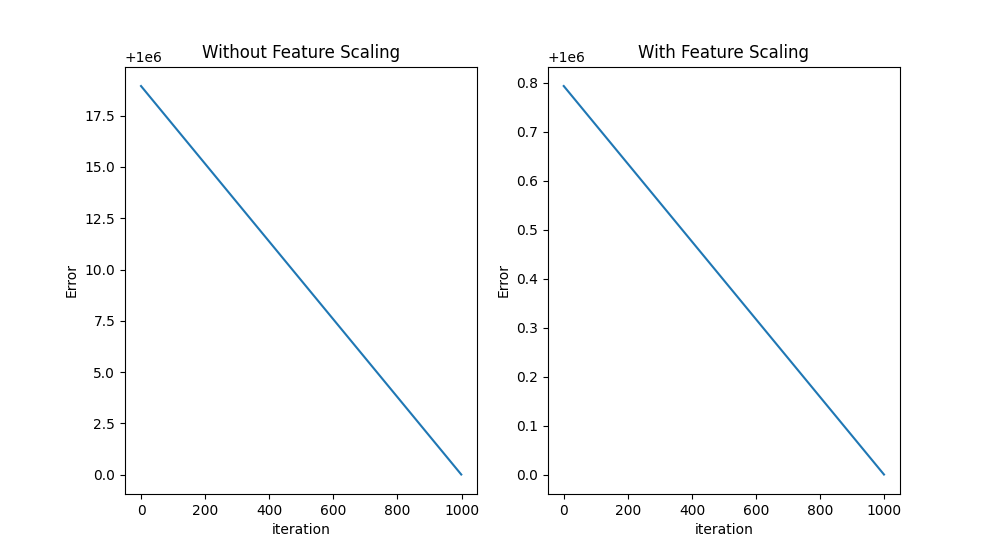

Recreate this plot in Python.
import numpy
import matplotlib.pyplot as plt
import pandas
from math import sqrt

def expected_value(features_matrix, final_mat):
	exp_value = numpy.matmul(features_matrix, final_mat)
	exp_value = 1/(1 + numpy.exp(-exp_value))
	return exp_value

def feature_derivative(errors, feature):
	derivative = numpy.sum(errors*feature)
	return derivative


def batchGDA(features_matrix, output, alpha, epsilon, max_iter, initial_weights, reg):
	converge = False
	weights = initial_weights
	m = features_matrix.shape[0]
	itr = 0

	J = (abs(expected_value(features_matrix, weights) - output)).sum()
	arr = []
	while not converge:
		prediction = expected_value(features_matrix, weights)
		errors = prediction - output

		grad = numpy.zeros(len(weights))

		for i in range(len(weights)):
			derivative = feature_derivative(errors, features_matrix[:, i])
			grad[i] = (1.0/m)*derivative

		temp = numpy.zeros(len(weights))

		for i in range(len(weights)):
			temp[i] = (1 - (alpha*reg)/m)*weights[i] - alpha*grad[i]

		for i in range(len(weights)):
			weights[i] = temp[i]

		e = (abs(expected_value(features_matrix, weights) - output)).sum()
		arr.append(e)
		if abs(J-e) <= epsilon:
			print("Converged, iteration :", itr)
			converge = True

		J = e
		itr += 1
		#print(J)

		if itr == max_iter:
			print("Max limit exceeded !")
			converge = True
	vec = numpy.array(arr)
	return(weights, vec)

def get_np_data(data_frame, features, output):
	data_frame['constant'] = 1 #adding a constant column
	features = ['constant'] + features #adding constant feature
	#selecting the columns related to features
	df_features = data_frame[features]
	#converting it to numpy matrix
	features_matrix = df_features.to_numpy()
	#now the output
	out = data_frame[output]
	out_arr = out.to_numpy()
	return (features_matrix, out_arr)


def scaling(features_matrix):
	m = features_matrix.shape[0]
	for i in range(len(features_matrix[0])) :
		if i == 0:
			continue
		feature = features_matrix[:, i]
		avg = feature.mean()
		vari = sqrt((1/m)*((feature - avg)**2).sum())
		features_matrix[:, i] = (feature - avg)/vari

	return features_matrix


df = pandas.read_csv("Academic_data.csv")
df['average_of2'] = (df['score1'] + df['score2'])/2
df['geometric_mean'] = (df['score1']*df['score2'])**(1/2)
df['avg_lg'] = (df[['score1', 'score2']].min(axis=1) + df['geometric_mean'])/2
df['avg_ah'] = (df[['score1', 'score2']].max(axis=1) + df['average_of2'])/2

train, test = df[:round(len(df)*0.7)], df[round(len(df)*0.7):]
figure, axis = plt.subplots(1, 2)

#modeling data
features_matrix, output = get_np_data(train, ['score1', 'avg_lg', 'geometric_mean', 'average_of2', 'avg_ah', 'score2'], 'label')
test_features, test_output = get_np_data(test, ['score1', 'avg_lg', 'geometric_mean', 'average_of2', 'avg_ah', 'score2'], 'label')

alpha = 6e-8
epsilon = 1e-9
max_iter = 2e6
reg = 0.01
# predictor
initial_weights = numpy.zeros(len(features_matrix[0]))
print("Adding regularization term of 0.01")
weights, vec = batchGDA(features_matrix, output, alpha, epsilon, max_iter, initial_weights, reg)
print("weights :", weights)

#prediction on testing data

exp_output = expected_value(test_features, weights)
err = abs(exp_output - test_output)
correct = len(err[err <= 0.5])
acc = correct*100/len(err)
print("Test accuracy :", round(acc, 2),"%")

axis[0].plot(range(1000), (vec[len(vec)-1000:]/vec[len(vec)-1])*1e6, '-')
axis[0].set_title("Without Feature Scaling")
axis[0].set_xlabel('iteration')
axis[0].set_ylabel('Error')

#after scaling
print("----------------------------------------------------------------------------")
print("After scaling")
features_matrix_sc = features_matrix
features_matrix_sc = scaling(features_matrix_sc)
initial_weights_sc = numpy.ones(len(features_matrix_sc[0]))
weights_sc, vec_sc = batchGDA(features_matrix_sc, output, alpha, epsilon, max_iter, initial_weights_sc, reg)
print("weights :", weights_sc)

test_features_sc = test_features
test_features_sc = scaling(test_features_sc)

exp_output_sc = expected_value(test_features_sc, weights_sc)
err_sc = abs(exp_output_sc - test_output)
correct_sc = len(err_sc[err_sc <= 0.5])
acc_sc = correct_sc*100/len(err_sc)
print("Test accuracy :", round(acc_sc, 2),"%")

axis[1].plot(range(1000), (vec_sc[len(vec_sc)-1000:]/vec_sc[len(vec_sc)-1])*1e6, '-')
axis[1].set_title("With Feature Scaling")
axis[1].set_xlabel('iteration')
axis[1].set_ylabel('Error')

#plotting
figure.set_size_inches(10, 6)
plt.show()
